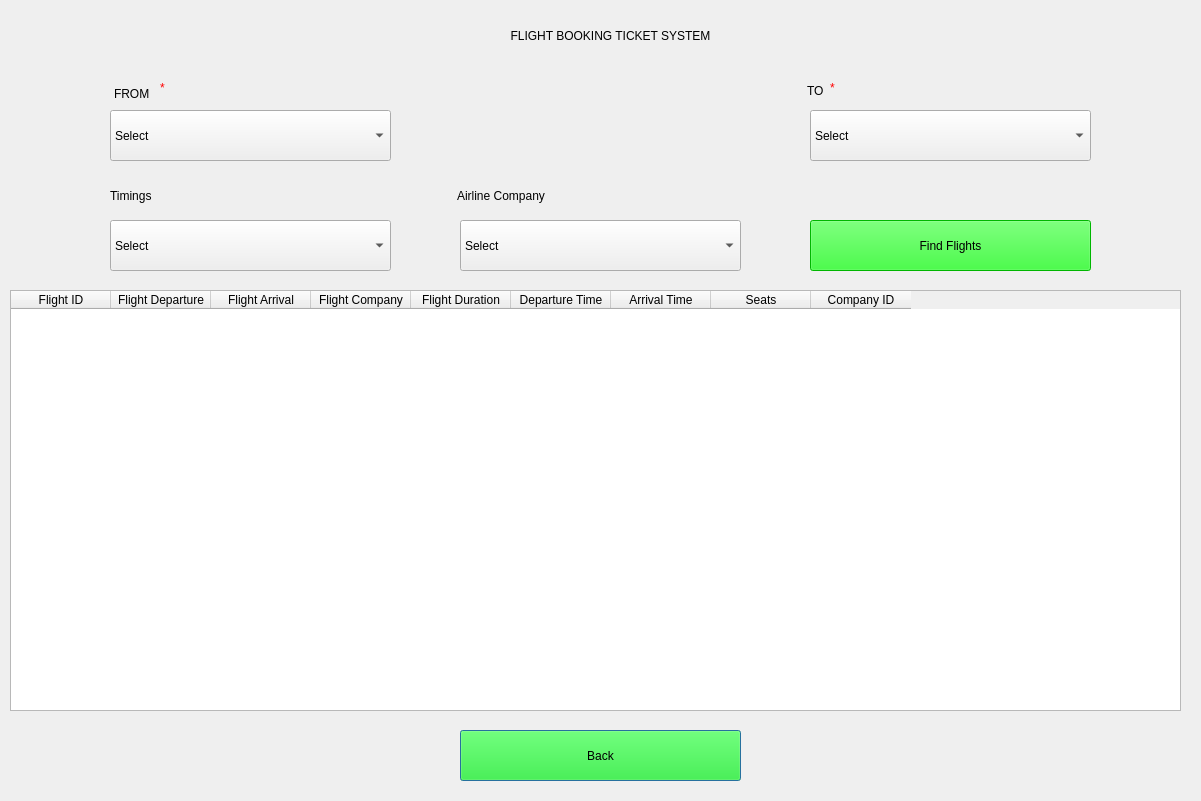
<?xml version="1.0" encoding="UTF-8"?>
<ui version="4.0">
 <class>Dialog</class>
 <widget class="QDialog" name="Dialog">
  <property name="geometry">
   <rect>
    <x>0</x>
    <y>0</y>
    <width>1201</width>
    <height>801</height>
   </rect>
  </property>
  <property name="windowTitle">
   <string>Dialog</string>
  </property>
  <widget class="QComboBox" name="To_Combo_Box">
   <property name="geometry">
    <rect>
     <x>810</x>
     <y>110</y>
     <width>281</width>
     <height>51</height>
    </rect>
   </property>
   <property name="styleSheet">
    <string notr="true">font: 10pt &quot;MS Shell Dlg 2&quot;;</string>
   </property>
   <item>
    <property name="text">
     <string>Select</string>
    </property>
   </item>
   <item>
    <property name="text">
     <string>Chennai</string>
    </property>
   </item>
   <item>
    <property name="text">
     <string>Mumbai</string>
    </property>
   </item>
   <item>
    <property name="text">
     <string>Delhi</string>
    </property>
   </item>
   <item>
    <property name="text">
     <string>Bangalore</string>
    </property>
   </item>
  </widget>
  <widget class="QComboBox" name="From_Combo_Box">
   <property name="geometry">
    <rect>
     <x>110</x>
     <y>110</y>
     <width>281</width>
     <height>51</height>
    </rect>
   </property>
   <property name="styleSheet">
    <string notr="true">font: 10pt &quot;MS Shell Dlg 2&quot;;</string>
   </property>
   <item>
    <property name="text">
     <string>Select</string>
    </property>
   </item>
   <item>
    <property name="text">
     <string>Chennai</string>
    </property>
   </item>
   <item>
    <property name="text">
     <string>Mumbai</string>
    </property>
   </item>
   <item>
    <property name="text">
     <string>Delhi</string>
    </property>
   </item>
   <item>
    <property name="text">
     <string>Bangalore</string>
    </property>
   </item>
  </widget>
  <widget class="QPushButton" name="Next_Button">
   <property name="geometry">
    <rect>
     <x>460</x>
     <y>730</y>
     <width>281</width>
     <height>51</height>
    </rect>
   </property>
   <property name="styleSheet">
    <string notr="true">font: 16pt &quot;MS Shell Dlg 2&quot;;
background-color: rgb(0, 255, 0);
</string>
   </property>
   <property name="text">
    <string>Back</string>
   </property>
  </widget>
  <widget class="QLabel" name="To_Label">
   <property name="geometry">
    <rect>
     <x>807</x>
     <y>70</y>
     <width>31</width>
     <height>41</height>
    </rect>
   </property>
   <property name="styleSheet">
    <string notr="true">font: 12pt &quot;MS Shell Dlg 2&quot;;
font: 10pt &quot;MS Shell Dlg 2&quot;;</string>
   </property>
   <property name="text">
    <string>TO</string>
   </property>
  </widget>
  <widget class="QLabel" name="From_Label_3">
   <property name="geometry">
    <rect>
     <x>457</x>
     <y>180</y>
     <width>121</width>
     <height>31</height>
    </rect>
   </property>
   <property name="styleSheet">
    <string notr="true">font: 12pt &quot;MS Shell Dlg 2&quot;;
font: 10pt &quot;MS Shell Dlg 2&quot;;</string>
   </property>
   <property name="text">
    <string>Airline Company</string>
   </property>
  </widget>
  <widget class="QComboBox" name="Timings_Combo_Box">
   <property name="geometry">
    <rect>
     <x>110</x>
     <y>220</y>
     <width>281</width>
     <height>51</height>
    </rect>
   </property>
   <property name="styleSheet">
    <string notr="true">font: 10pt &quot;MS Shell Dlg 2&quot;;</string>
   </property>
   <item>
    <property name="text">
     <string>Select</string>
    </property>
   </item>
   <item>
    <property name="text">
     <string>Day</string>
    </property>
   </item>
   <item>
    <property name="text">
     <string>Evening/Night</string>
    </property>
   </item>
  </widget>
  <widget class="QLabel" name="From_Label">
   <property name="geometry">
    <rect>
     <x>114</x>
     <y>78</y>
     <width>51</width>
     <height>31</height>
    </rect>
   </property>
   <property name="styleSheet">
    <string notr="true">font: 12pt &quot;MS Shell Dlg 2&quot;;
font: 10pt &quot;MS Shell Dlg 2&quot;;</string>
   </property>
   <property name="text">
    <string>FROM</string>
   </property>
  </widget>
  <widget class="QLabel" name="Error_Popup_Message">
   <property name="geometry">
    <rect>
     <x>410</x>
     <y>100</y>
     <width>391</width>
     <height>31</height>
    </rect>
   </property>
   <property name="styleSheet">
    <string notr="true">font: 10pt &quot;MS Shell Dlg 2&quot;;
color: rgb(255, 0, 0);</string>
   </property>
   <property name="text">
    <string/>
   </property>
   <property name="alignment">
    <set>Qt::AlignCenter</set>
   </property>
  </widget>
  <widget class="QLabel" name="label_2">
   <property name="geometry">
    <rect>
     <x>830</x>
     <y>80</y>
     <width>16</width>
     <height>16</height>
    </rect>
   </property>
   <property name="styleSheet">
    <string notr="true">color:rgb(255, 0, 0)</string>
   </property>
   <property name="text">
    <string>*</string>
   </property>
  </widget>
  <widget class="QComboBox" name="Airlines_Combo_Box">
   <property name="geometry">
    <rect>
     <x>460</x>
     <y>220</y>
     <width>281</width>
     <height>51</height>
    </rect>
   </property>
   <property name="styleSheet">
    <string notr="true">font: 10pt &quot;MS Shell Dlg 2&quot;;</string>
   </property>
   <item>
    <property name="text">
     <string>Select</string>
    </property>
   </item>
   <item>
    <property name="text">
     <string>Indivo</string>
    </property>
   </item>
   <item>
    <property name="text">
     <string>MetAirways</string>
    </property>
   </item>
   <item>
    <property name="text">
     <string>Picejet</string>
    </property>
   </item>
   <item>
    <property name="text">
     <string>Nistara</string>
    </property>
   </item>
  </widget>
  <widget class="QLabel" name="label">
   <property name="geometry">
    <rect>
     <x>160</x>
     <y>80</y>
     <width>21</width>
     <height>16</height>
    </rect>
   </property>
   <property name="styleSheet">
    <string notr="true">color:rgb(255, 0, 0)</string>
   </property>
   <property name="text">
    <string>*</string>
   </property>
  </widget>
  <widget class="QPushButton" name="Find_Flights_Button">
   <property name="geometry">
    <rect>
     <x>810</x>
     <y>220</y>
     <width>281</width>
     <height>51</height>
    </rect>
   </property>
   <property name="styleSheet">
    <string notr="true">font: 16pt &quot;MS Shell Dlg 2&quot;;
background-color: rgb(0, 255, 0);
</string>
   </property>
   <property name="text">
    <string>Find Flights</string>
   </property>
  </widget>
  <widget class="QTableWidget" name="Available_Flights_Table_Widget">
   <property name="geometry">
    <rect>
     <x>10</x>
     <y>290</y>
     <width>1171</width>
     <height>421</height>
    </rect>
   </property>
   <column>
    <property name="text">
     <string>Flight ID</string>
    </property>
   </column>
   <column>
    <property name="text">
     <string>Flight Departure</string>
    </property>
   </column>
   <column>
    <property name="text">
     <string>Flight Arrival</string>
    </property>
   </column>
   <column>
    <property name="text">
     <string>Flight Company</string>
    </property>
   </column>
   <column>
    <property name="text">
     <string>Flight Duration</string>
    </property>
   </column>
   <column>
    <property name="text">
     <string>Departure Time</string>
    </property>
   </column>
   <column>
    <property name="text">
     <string>Arrival Time</string>
    </property>
   </column>
   <column>
    <property name="text">
     <string>Seats</string>
    </property>
   </column>
   <column>
    <property name="text">
     <string>Company ID</string>
    </property>
   </column>
  </widget>
  <widget class="QLabel" name="From_Label_2">
   <property name="geometry">
    <rect>
     <x>110</x>
     <y>180</y>
     <width>61</width>
     <height>31</height>
    </rect>
   </property>
   <property name="styleSheet">
    <string notr="true">font: 12pt &quot;MS Shell Dlg 2&quot;;
font: 10pt &quot;MS Shell Dlg 2&quot;;</string>
   </property>
   <property name="text">
    <string>Timings</string>
   </property>
  </widget>
  <widget class="QLabel" name="HeaderLabel">
   <property name="geometry">
    <rect>
     <x>200</x>
     <y>10</y>
     <width>821</width>
     <height>51</height>
    </rect>
   </property>
   <property name="styleSheet">
    <string notr="true">
font: 30pt &quot;MS Shell Dlg 2&quot;;</string>
   </property>
   <property name="text">
    <string>FLIGHT BOOKING TICKET SYSTEM</string>
   </property>
   <property name="alignment">
    <set>Qt::AlignCenter</set>
   </property>
  </widget>
 </widget>
 <resources/>
 <connections/>
</ui>
